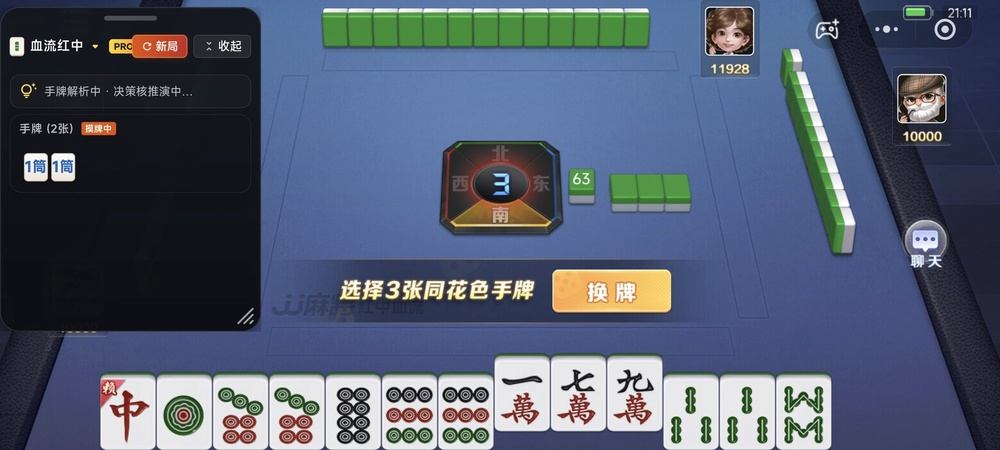
#> input picture localtest/shots_batch3/jj_swap_01.jpg, 1000 x 450 px, shrunk from 2000 x 899 before the run
$ python probe_swap_features.py
#> lines starting #> are read from the running program, lines starting #| are printed output that depends on the picture; after the words box and inside, x2 and y2 are one past the last pixel; in counts of white or black regions, pixels touching at a corner belong together
# -*- coding: utf-8 -*-
"""换三张判据重做前的量化：8 张帧（5 漏判 + 3 误报 + 2 已命中）在同一段代码里的原始量。

现有判据是「低带里一个金色扁圆盘」，为腾讯的金色「换牌」按钮调的。全素材矩阵显示它
漏 5 张、误报 3 张。修之前先回答一个前置问题：**这些帧里到底有没有一个共用的可分
信号？** 如果没有，任何新判据都只是把误报挪到别处，那就不该写。

量三组与位置无关的候选特征（全部在整屏比例坐标下取，避免又钉死某个平台的像素位）：

  gold / cyan  低带里的金色、青色占比（现有判据的两个原始量）
  disc_ar      低带最大金色连通域宽高比
  fill         该连通域的外接框填充率
  h_band       该连通域高 / 带高
  center_ui    屏幕中央横向条带里「亮色非桌布」像素占比（换三张与选牌弹窗都会盖住中部）
  title_strip  中央偏上条带的亮色占比（换三张标题「选择三张…」通常在这里）

用法: py -3.10 -X utf8 localtest/probe_swap_features.py
"""
from __future__ import annotations

import os
import sys

import cv2
import numpy as np

HERE = os.path.dirname(os.path.abspath(__file__))
REPO = os.path.dirname(HERE)
sys.path.insert(0, os.path.join(REPO, "android", "app", "src", "main", "python"))

if hasattr(sys.stdout, "reconfigure"):
    sys.stdout.reconfigure(encoding="utf-8", errors="replace")

# (相对路径, 平台, 真值标签)
CASES = [
    ("shots_batch3/jj_swap_01.jpg", "jj", "swap-hit"),
    ("shots_multi/jj_swap_01.jpg", "jj", "swap-hit"),
    ("shots_multi/tencent_swap_01.jpg", "tencent", "swap-miss"),
    ("shots_multi/tuyou_swap_01.jpg", "tuyou", "swap-miss"),
    ("shots_report/shushan_swap_01.jpg", "shushan", "swap-miss"),
    ("shots_report/shushan_swap_02.jpg", "shushan", "swap-miss"),
    ("shots_batch3/zj_swap_03.jpg", "zj_sichuan", "swap-miss"),
    ("shots_multi/tencent_pick_01.jpg", "tencent", "pick-FP"),
    ("shots_multi/tuyou_pick_01.jpg", "tuyou", "pick-FP"),
    ("shots_tuyou_select/s1_select_cd17.jpg", "tuyou", "pick-FP"),
    ("shots_multi/queshen_play_01.jpg", "gd_queshen", "play"),
    ("shots_batch3/jj_play_03.jpg", "jj", "play"),
]

# 低带：手牌行正上方（沿用现有判据的实测窗口，只作对照用）
LOW = (0.74, 0.88, 0.64, 0.78)
# 中央横向条带（弹窗遮罩通常盖住中部），与偏上的标题条
MID = (0.30, 0.62, 0.22, 0.78)
TITLE = (0.10, 0.30, 0.25, 0.75)


def _cut(img, band):
    """按 (y0, y1, x0, x1) 取条带——与现有判据的窗口写法一致。

    上一版把元组当成 (x0, y0, x1, x1) 用，导致 x1 > x2、整块切为空，所有颜色占比
    统一报 0——那种“全都等于 0”的表本身就该引起警觉：不是信号不存在，是探针坏了。
    """
    y0, y1, x0, x1 = band
    return img[int(img.shape[0] * y0):int(img.shape[0] * y1),
               int(img.shape[1] * x0):int(img.shape[1] * x1)]


def color_ratio(img, band, lo, hi):
    crop = _cut(img, band)
    if crop.size == 0:
        # 必须交回单通道空掩膜：直接返 crop 会让下游 findContours 拿到 CV_8UC3 而报错。
        return 0.0, np.zeros((1, 1), dtype=np.uint8)
    hsv = cv2.cvtColor(crop, cv2.COLOR_BGR2HSV)
    h, s, v = hsv[:, :, 0], hsv[:, :, 1], hsv[:, :, 2]
    m = (h >= lo) & (h <= hi) & (s > 90) & (v > 110)
    return float(m.sum()) / float(m.size), m.astype('uint8')


def biggest(mask):
    if mask is None or mask.ndim != 2 or mask.size == 0:
        return 0.0, 0.0, 0.0
    cnts, _ = cv2.findContours(mask, cv2.RETR_EXTERNAL, cv2.CHAIN_APPROX_SIMPLE)
    if not cnts:
        return 0.0, 0.0, 0.0
    best = max(cnts, key=cv2.contourArea)
    x, y, w, h = cv2.boundingRect(best)
    if w <= 0 or h <= 0:
        return 0.0, 0.0, 0.0
    return (w / float(h)), (cv2.contourArea(best) / float(w * h)), (h / float(mask.shape[0]))


def bright_share(img, band):
    """条带里「比桌布亮且不太饱和」的像素占比：弹窗面板通常比牌桌亮。"""
    crop = _cut(img, band)
    if crop.size == 0:
        return 0.0
    hsv = cv2.cvtColor(crop, cv2.COLOR_BGR2HSV)
    m = (hsv[:, :, 1] < 70) & (hsv[:, :, 2] > 140)
    return float(m.sum()) / float(m.size)


print(f"{'帧':38s} {'真值':9s} {'gold':6s} {'cyan':6s} {'ar':5s} {'fill':5s} "
      f"{'h/band':6s} {'mid':6s} {'title':6s}")
for rel, platform, truth in CASES:
    p = os.path.join(HERE, rel)
    img = cv2.imread(p)
#> img is the input picture: shape (450, 1000, 3); mean B, G, R 111.8, 92, 82.3
    if img is None:
        print(f"{rel:38s} {truth:9s} 缺素材")
        continue
    g, gm = color_ratio(img, LOW, 15, 35)
#> in color_ratio, `hsv = cv2.cvtColor(crop, cv2.COLOR_BGR2HSV)`: hsv: shape (63, 140, 3); mean H, S, V 109.9, 74.3, 157.5
#> in color_ratio, `h, s, v = hsv[:, :, 0], hsv[:, :, 1], hsv[:, :, 2]`:
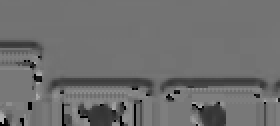
#> h: shape (63, 140) (shown 2 times larger); min 0, max 179, mean 109.9
#> in color_ratio, `h, s, v = hsv[:, :, 0], hsv[:, :, 1], hsv[:, :, 2]`:
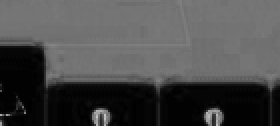
#> s: shape (63, 140) (shown 2 times larger); min 0, max 200, mean 74.3
#> in color_ratio, `h, s, v = hsv[:, :, 0], hsv[:, :, 1], hsv[:, :, 2]`:
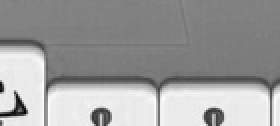
#> v: shape (63, 140) (shown 2 times larger); min 4, max 255, mean 157.5
#> in color_ratio, `m = (h >= lo) & (h <= hi) & (s > 90) & (v > 110)`: m: shape (63, 140) bool; every value is 0
#> g = 0
    c, _ = color_ratio(img, LOW, 85, 105)
#> c = 0
    ar, fill, hb = biggest(gm)
#> in biggest, `cnts, _ = cv2.findContours(mask, cv2.RETR_EXTERNAL, cv2.CHAIN_APPROX_S..`: cnts = []
#> ar = 0; fill = 0; hb = 0
    print(f"{rel:38s} {truth:9s} {g:6.4f} {c:6.4f} {ar:5.2f} {fill:5.3f} "
          f"{hb:6.3f} {bright_share(img, MID):6.4f} {bright_share(img, TITLE):6.4f}")
#> call 3 of _cut, with band = (0.3, 0.62, 0.22, 0.78)
#> in _cut (call 3), `return img[int(img.shape[0] * y0):int(img.shape[0] * y1), int(img.shap..`:
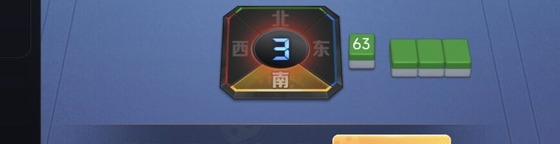
#> returned value: shape (144, 560, 3); mean of channels 0, 1, 2 123.4, 93.1, 78.9; drawn as B, G, R
#> in bright_share, `hsv = cv2.cvtColor(crop, cv2.COLOR_BGR2HSV)`: hsv: shape (144, 560, 3); mean H, S, V 101, 106.5, 131.1
#> in bright_share, `m = (hsv[:, :, 1] < 70) & (hsv[:, :, 2] > 140)`:
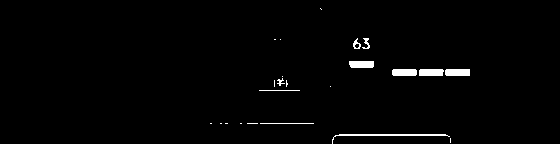
#> m: shape (144, 560) bool; 1.5% white; 23 white regions (13 under 20 px), largest, box (x1, y1, x2, y2) and area: (332, 134, 450, 144) 232, (445, 69, 470, 76) 173, (392, 69, 417, 76) 171
#> call 2 of bright_share, with band = (0.1, 0.3, 0.25, 0.75)
#> call 4 of _cut, with band = (0.1, 0.3, 0.25, 0.75)
#> in _cut (call 4), `y0, y1, x0, x1 = band`: y0 = 0.1; y1 = 0.3; x0 = 0.25; x1 = 0.75
#> in _cut (call 4), `return img[int(img.shape[0] * y0):int(img.shape[0] * y1), int(img.shap..`:
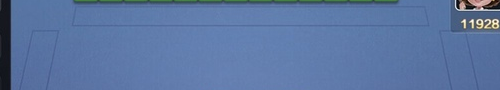
#> returned value: shape (90, 500, 3); mean of channels 0, 1, 2 161.2, 117, 90.8; drawn as B, G, R
#> in bright_share (call 2), `hsv = cv2.cvtColor(crop, cv2.COLOR_BGR2HSV)`: hsv: shape (90, 500, 3); mean H, S, V 107.5, 112.3, 162.1
#> in bright_share (call 2), `m = (hsv[:, :, 1] < 70) & (hsv[:, :, 2] > 140)`:
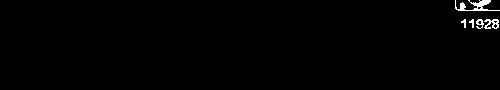
#> m: shape (90, 500) bool; 0.86% white in thin lines or dots, all inside (x1, y1, x2, y2) = (455, 0, 500, 29)
#| shots_batch3/jj_swap_01.jpg            swap-hit  0.0000 0.0000  0.00 0.000  0.000 0.0145 0.0086
#> pass 2 of the loop `for rel, platform, truth in CASES:`:
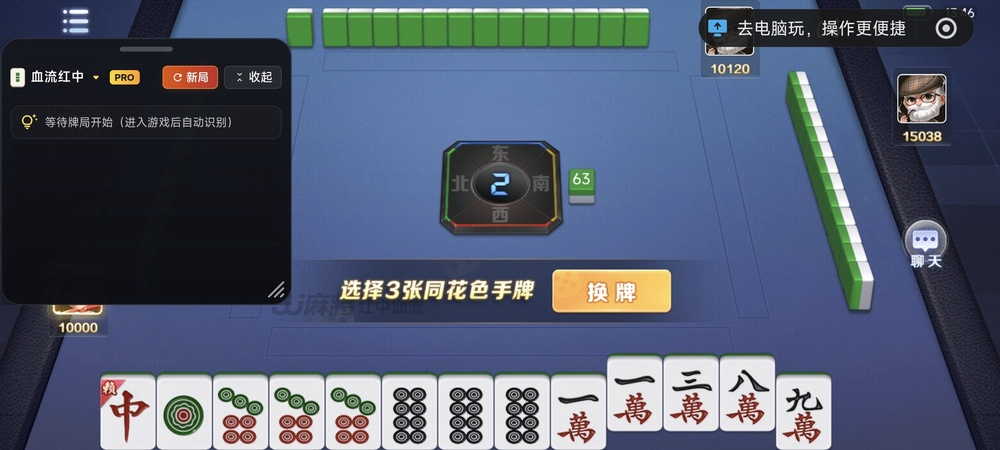
#> input picture localtest/shots_multi/jj_swap_01.jpg, 1000 x 450 px, shrunk from 2000 x 899 before the run
#> img is the input picture: shape (450, 1000, 3); mean B, G, R 111.3, 91.1, 81.6
#> in bright_share (call 3), `m = (hsv[:, :, 1] < 70) & (hsv[:, :, 2] > 140)`:
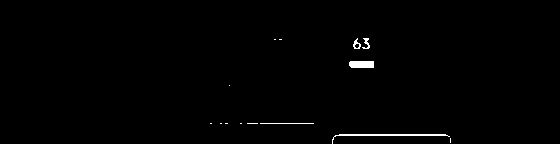
#> m: shape (144, 560) bool; 0.71% white; 14 white regions (9 under 20 px), largest, box (x1, y1, x2, y2) and area: (332, 134, 450, 144) 232, (349, 61, 374, 68) 171, (260, 123, 314, 124) 54, (362, 38, 370, 49) 42, (353, 38, 361, 49) 41
#> in bright_share (call 4), `m = (hsv[:, :, 1] < 70) & (hsv[:, :, 2] > 140)`:
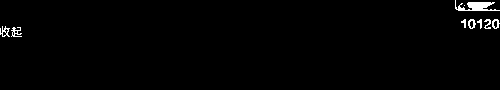
#> m: shape (90, 500) bool; 1.2% white; 9 white regions (1 under 20 px), largest, box (x1, y1, x2, y2) and area: (455, 0, 500, 11) 251, (11, 27, 22, 37) 56, (0, 26, 10, 37) 53
#| shots_multi/jj_swap_01.jpg             swap-hit  0.0000 0.0000  0.00 0.000  0.000 0.0071 0.0120
#> pass 3 of the loop `for rel, platform, truth in CASES:`:
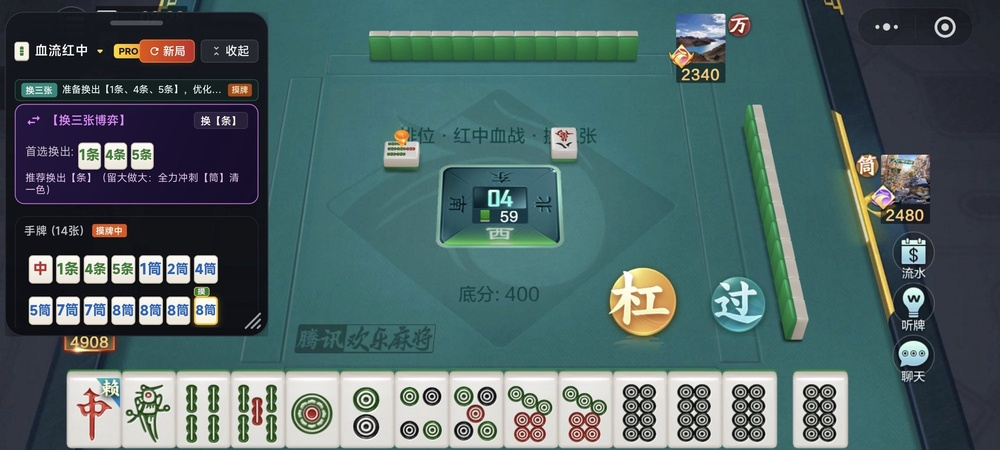
#> input picture localtest/shots_multi/tencent_swap_01.jpg, 1000 x 450 px, shrunk from 2000 x 899 before the run
#> img is the input picture: shape (450, 1000, 3); mean B, G, R 101.7, 101.2, 78.9
#> in color_ratio (call 5), `m = (h >= lo) & (h <= hi) & (s > 90) & (v > 110)`:
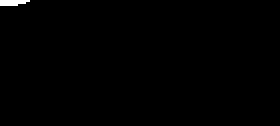
#> m: shape (63, 140) bool (shown 2 times larger); 0.42% white; 1 white region, box (x1, y1, x2, y2) and area: (0, 0, 15, 3) 37
#> g = 0.0042
#> c = 0.0138
#> ar = 5; fill = 0.467; hb = 0.0476
#> in bright_share (call 6), `m = (hsv[:, :, 1] < 70) & (hsv[:, :, 2] > 140)`:
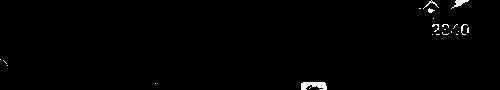
#> m: shape (90, 500) bool; 0.83% white; 23 white regions (17 under 20 px), largest, box (x1, y1, x2, y2) and area: (301, 82, 327, 90) 154, (451, 0, 469, 9) 63, (423, 0, 439, 9) 28, (461, 24, 468, 35) 24, (432, 24, 439, 32) 23, (428, 8, 435, 13) 21
#| shots_multi/tencent_swap_01.jpg        swap-miss 0.0042 0.0138  5.00 0.467  0.048 0.0435 0.0083
#> the loop made 12 passes; the first 3 are shown
